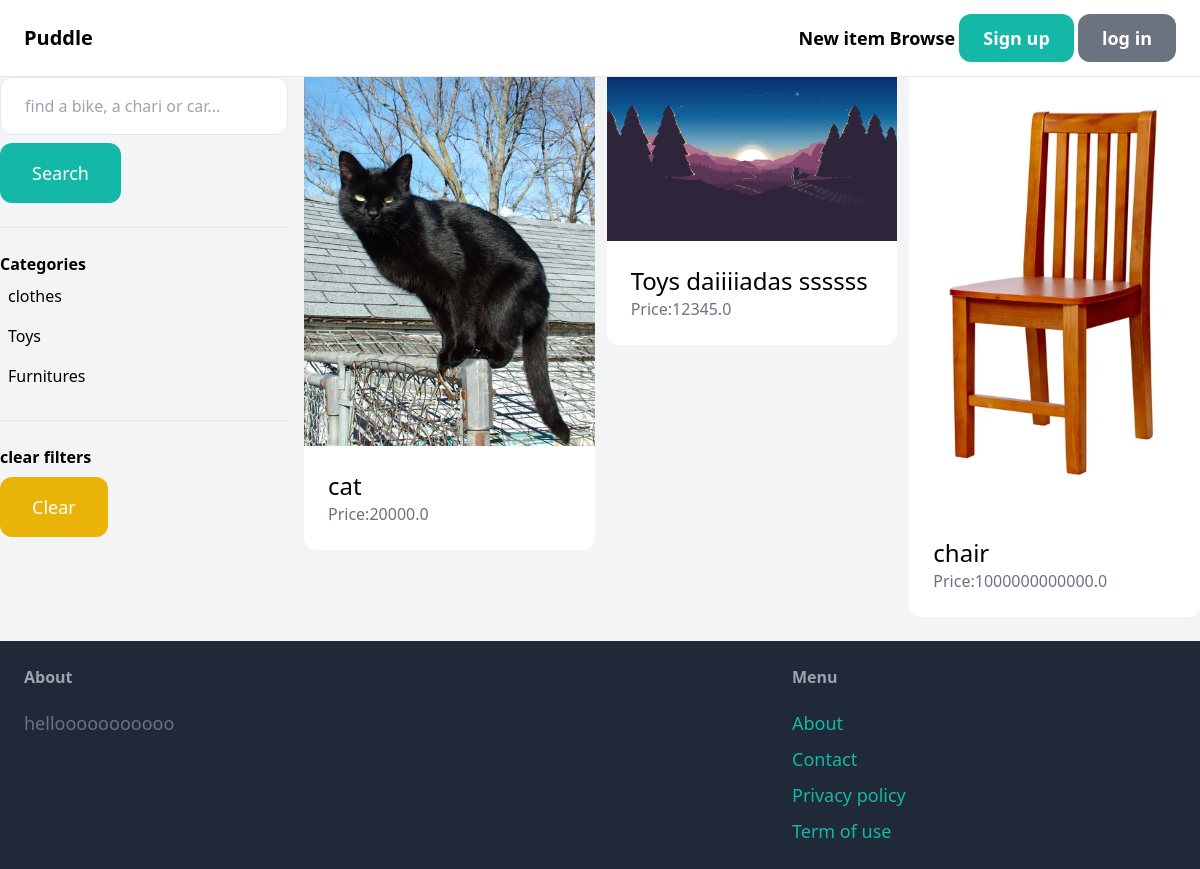
The app's page /items/ with its own data.
### item/models.py (models this page shows, shortened)
class Category(models.Model):
    name= models.CharField(max_length=255)

class Item(models.Model):
    category = models.ForeignKey(Category, related_name ='items', on_delete=models.CASCADE)
    name = models.CharField(max_length=255)
    description = models.TextField(blank=True, null=True)
    price = models.FloatField()
    image = models.ImageField(upload_to='item_images', blank=True, null=True)
    is_sold = models.BooleanField(default=False)
    created_by = models.ForeignKey(User, related_name='items', on_delete=models.CASCADE)
    created_at = models.DateTimeField(auto_now_add=True)

### item/views.py (the view)
# urls.py: path('', views.items, name='items'),
def items(request):
    query = request.GET.get('query','')
    category_id = request.GET.get('category',0)
    categories = Category.objects.all()
    items = Item.objects.filter(is_sold=False)
    if category_id:
        items = items.filter(category_id=category_id)
    if query:
        items = items.filter(Q(name__icontains=query) |
                             Q(description__icontains=query)
                             )
    context = {'items': items,
               'query': query,
               'categories': categories,
               'category_id':int(category_id),
               }
    return render(request,'item/items.html', context)

### item/templates/item/items.html (shortened to what this page needs)
{% extends 'main.html' %}
{% block content %}
    <div class ="pb-6 grid grid-cols-4 gap-4 bg-gray-100" >
        <div class ="col-span-1">
            <form method ="GET" action = "{% url 'item:items' %}">
                <input name="query" class="w-full py-4 px-6 border rounded-xl" type="text" value = "{{query}}" placeholder = "find a bike, a chari or car...">
                <button class="mt-2 py-4 px-8 text-lg bg-teal-500 text-white rounded-xl "> Search </button>
            </form>
            <hr class="my-6">
            <p class="font-semibold">Categories</p>
            <ul>
                {% for category in categories%}
                    <li class ="py-2 px-2 rounded-xl {% if category.id == category_id %} bg-gray-200 {% endif %}" >
                        <a href="{% url 'item:items' %}?query={{query}}&category={{category.id}}">{{category.name}}</a>
                    </li>
                {%endfor%}
            </ul>
            <hr class="my-6">
            <p class="font-semibold">clear filters</p>
            <ul>
                <li><a href="{% url 'item:items' %}" class='mt-2 py-4 px-8 inline-block bg-yellow-500 text-lg rounded-xl text-white'>Clear</a>
                </li>
            </ul>
        </div>
        <div class ="col-span-3">
            <div class ="grid grid-cols-3 gap-3">
                {% for item in items %}
                    <div>
                        <a href="{% url 'item:detail' item.id %}">
                            <div>
                                <img src="{{item.image.url}}" class="rounded-t-tx">
                            </div>
                            <div class="p-6 bg-white rounded-b-xl">
                                <h2 class="text-2xl">{{ item.name }}</h2>
                                <p class="text-gray-500">Price:{{item.price}}</p>
                            </div>
                        </a>
                    </div>
                {% endfor%}
            </div>
        </div>
    </div>
{% endblock content %}

### records on screen
Category: name "clothes"
Category: name "Toys"
Category: name "Furnitures"
Item: image (picture), name "cat", price "20000.0"
Item: image (picture), name "Toys daiiiiadas ssssss", price "12345.0"
Item: image (picture), name "chair", price "1000000000000.0"
